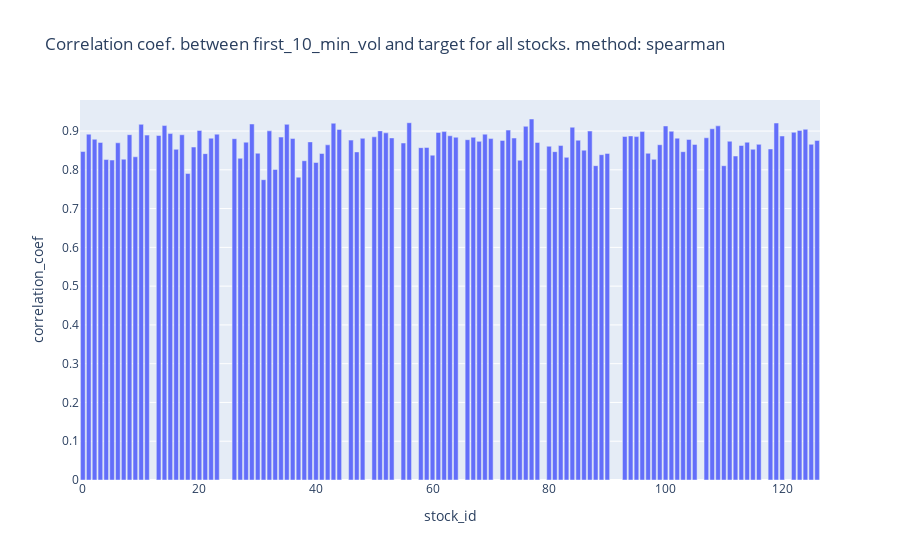

Here is the notebook cell this chart was saved with:
### Code cell
## plot all stocks correlation coefficiceints together
coef_df=pd.DataFrame({'stock_id':first_10_min_vol_n_target_corr_coef.keys(),'correlation_coef':first_10_min_vol_n_target_corr_coef.values()})
px.bar(coef_df, x='stock_id',y='correlation_coef',title="Correlation coef. between " + str(first_10_min_vol_n_target_vol_df.columns[0]) + " and " + str(first_10_min_vol_n_target_vol_df.columns[1])+ " for all stocks"+ ". method: "+corr_method)

### Figure 1 — Plotly figure (JSON) as saved in the notebook; plotly's stock layout.template omitted (floating-point values rounded to 4 significant figures)
{"data": [{"alignmentgroup": "True", "hovertemplate": "stock_id=%{x}<br>correlation_coef=%{y}<extra></extra>", "legendgroup": "", "marker": {"color": "#636efa", "pattern": {"shape": ""}}, "name": "", "offsetgroup": "", "orientation": "v", "showlegend": false, "textposition": "auto", "type": "bar", "x": [0, 100, 101, 102, 103, 104, 105, 107, 108, 109, 10, 110, 111, 112, 113, 114, 115, 116, 118, 119, 11, 120, 122, 123, 124, 125, 126, 13, 14, 15, 16, 17, 18, 19, 1, 20, 21, 22, 23, 26, 27, 28, 29, 2, 30, 31, 32, 33, 34, 35, 36, 37, 38, 39, 3, 40, 41, 42, 43, 44, 46, 47, 48, 4, 50, 51, 52, 53, 55, 56, 58, 59, 5, 60, 61, 62, 63, 64, 66, 67, 68, 69, 6, 70, 72, 73, 74, 75, 76, 77, 78, 7, 80, 81, 82, 83, 84, 85, 86, 87, 88, 89, 8, 90, 93, 94, 95, 96, 97, 98, 99, 9], "xaxis": "x", "y": [0.8472, 0.9131, 0.8993, 0.8817, 0.8468, 0.8783, 0.8655, 0.8827, 0.9059, 0.9134, 0.9173, 0.8106, 0.8737, 0.8356, 0.8627, 0.8712, 0.853, 0.8656, 0.8538, 0.9207, 0.8895, 0.8872, 0.8968, 0.9016, 0.9045, 0.8658, 0.8759, 0.8886, 0.9141, 0.8935, 0.8529, 0.8904, 0.7904, 0.8587, 0.892, 0.9014, 0.8418, 0.8816, 0.8919, 0.8803, 0.8297, 0.8712, 0.9182, 0.8788, 0.8428, 0.7746, 0.9005, 0.801, 0.8844, 0.9173, 0.8806, 0.781, 0.8234, 0.8721, 0.8706, 0.8189, 0.8421, 0.8645, 0.9202, 0.9042, 0.8766, 0.8462, 0.8813, 0.8265, 0.8851, 0.9004, 0.8953, 0.8823, 0.8691, 0.9214, 0.8572, 0.8577, 0.8252, 0.8378, 0.8963, 0.8986, 0.8878, 0.884, 0.8777, 0.8838, 0.8734, 0.892, 0.8697, 0.8806, 0.8759, 0.9025, 0.8819, 0.8247, 0.9122, 0.9311, 0.8706, 0.8275, 0.8608, 0.8469, 0.8626, 0.8321, 0.9099, 0.8763, 0.8507, 0.9001, 0.8107, 0.839, 0.8906, 0.8423, 0.886, 0.8875, 0.8857, 0.8987, 0.8427, 0.8271, 0.8647, 0.8336], "yaxis": "y"}], "layout": {"barmode": "relative", "legend": {"tracegroupgap": 0}, "title": {"text": "Correlation coef. between first_10_min_vol and target for all stocks. method: spearman"}, "xaxis": {"anchor": "y", "domain": [0, 1], "title": {"text": "stock_id"}}, "yaxis": {"anchor": "x", "domain": [0, 1], "title": {"text": "correlation_coef"}}}}
